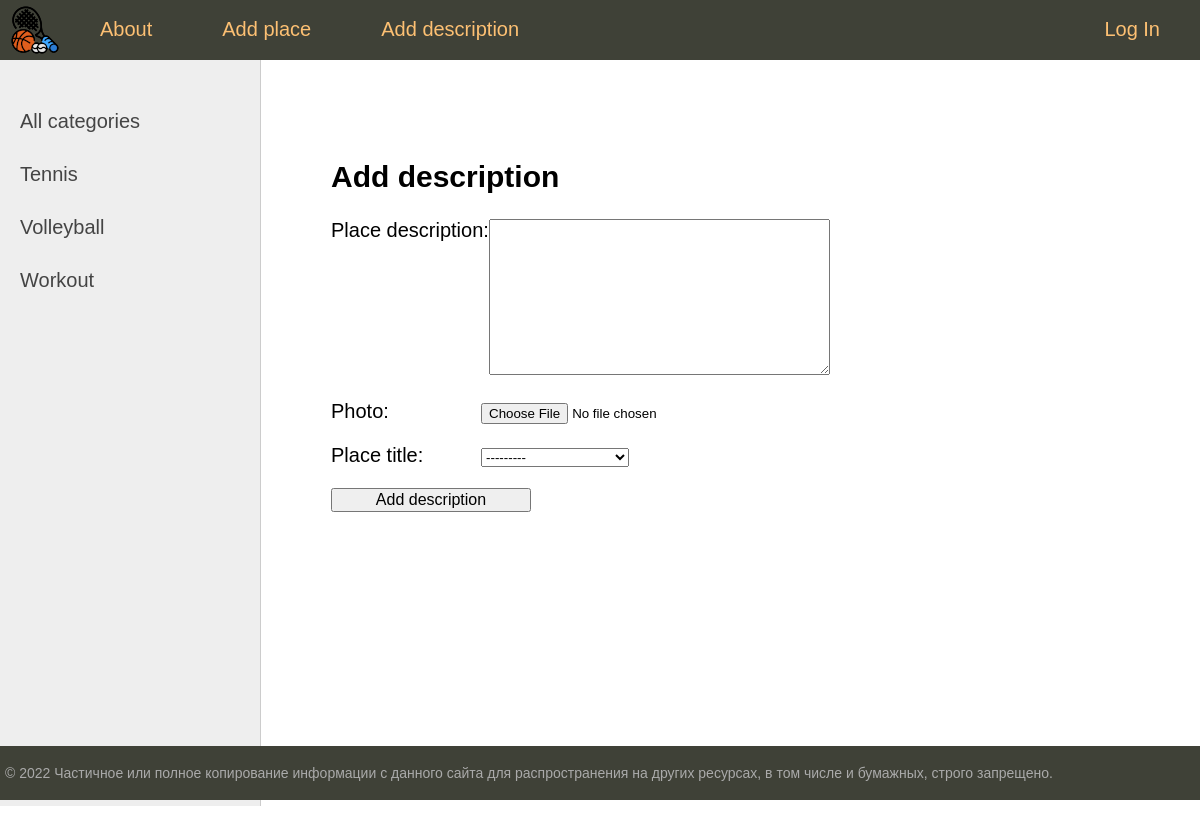
Page /adddescription/ on the committed database.
### place/models.py (models this page shows, shortened)
class SportCategory(models.Model):
    title = models.CharField(max_length=255, verbose_name='Category title')
    slug = models.SlugField(max_length=255, unique=True, db_index=True, verbose_name='Category')
    def get_absolute_url(self):
        return reverse('sportcategory', kwargs={'cat_slug': self.slug})
    class Meta:
        verbose_name = 'Sport category'
        verbose_name_plural = 'Sport categories'
        ordering = ['title', 'id']

### place/views.py (the view)
# urls.py: path('adddescription/', add_description, name='add_description'),
def add_description(request):
    if request.method == 'POST':
        form_desc = AddDescriptionForm(request.POST, request.FILES)
        if form_desc.is_valid():
            form_desc.save()
            return redirect('home')
    else:
        form_desc = AddDescriptionForm()
    context = {
        'menu': menu,
        'title': 'Add description',
        'form_desc': form_desc,
    }
    return render(request, 'place/adddescription.html', context)

### place/forms.py (shortened to what this page needs)
class AddDescriptionForm(forms.ModelForm):
    class Meta:
        model = Description
        fields = ['description', 'photo', 'placetitle']

### place/models.py (called while the page is built)
    def __str__(self):
        return self.title

### place/templatetags/place_tags.py (called while the page is built)
@register.inclusion_tag('place/list_categories.html')
def show_category(sort=None, cat_selected=0):
    if not sort:
        cats =  SportCategory.objects.all()
    else:
        cats =  SportCategory.objects.order_by(sort)
    return {"cats": cats, "cat_selected": cat_selected}

### place/templates/place/adddescription.html (shortened to what this page needs)
{% extends 'place/base.html' %}
{% load place_tags %}
{% block content %}
<h2>{{ title }}</h2>
<form action="{% url 'add_description' %}" method="post" enctype="multipart/form-data">
    {% for f in form_desc %}
    <p><label class="form-label" for="{{ f.id_for_label }}">{{ f.label }}:</label>{{ f }}
    {% endfor %}
    <p><button type="submit" class="form-button">Add description</button></p>
</form>
{% endblock %}

### place/templates/place/list_categories.html
{% for c in cats %}
{% if c.slug == cat_selected %}
    <li class="selected">{{ c.title }}</li>
{% else %}
    <li><a href={{ c.get_absolute_url }}>{{ c.title }}</a></li>
{% endif %}
{% endfor %}

### place/static/place/css/styles.css (style rules this page uses)
html, body { font-family: 'Arial'; margin: 0; padding: 0; height: 100%; width: 100%; color: #444; }
a { color: #0059b2; text-decoration: none; }
.left-chapters ul li { margin: 30px 0 0 0; color: #999; }
.left-chapters ul li a { color: #444; text-decoration: none; }
.form-label { display: inline-block; min-width: 150px; vertical-align: top; }
.form-button { min-width: 200px; font-size: 16px; }

### rows in the picture
SportCategory: title "Tennis"
SportCategory: title "Volleyball"
SportCategory: title "Workout"

### other values in the picture
{{ m.title }} "About" "Add place" "Add description"
{{ m.title }} "Log In"
{{ title }} "Add description"
{{ f.label }} "Place description" "Photo" "Place title"
